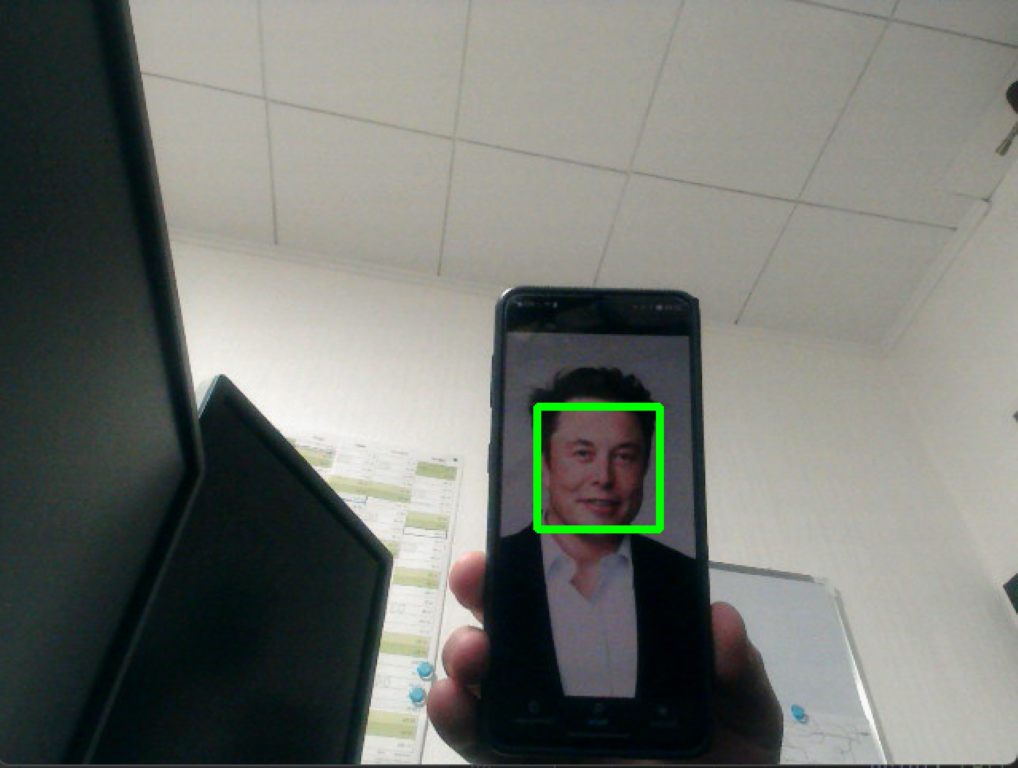
#> input picture description_pictures/face_detection (Mittel).png, 1018 x 768 px, given in place of the camera
$ python main_detection.py
#> lines starting #> are read from the running program, lines starting #| are printed output that depends on the picture; after the words box and inside, x2 and y2 are one past the last pixel; in counts of white or black regions, pixels touching at a corner belong together
### main/functions.py
import cv2 as cv
import numpy as np
from google.protobuf.json_format import MessageToDict  # Used to convert protobuf message to a dictionary.


def make_mask_for_image(frame, lower, upper):
    """
    mask of image in HSV dimension
    :param frame: image
    :param lower: lower threshold [, , , ]
    :param upper: uppper threshold [, , , ]
    :return: masked image
    """
    lower = np.array(lower)
    upper = np.array(upper)
    hsv_frame = cv.cvtColor(frame, cv.COLOR_BGR2HSV)
    mask_range = cv.inRange(hsv_frame, lower, upper)

    return mask_range


# [20 lines left out: function get_detected_hand, not called in this run]

### main/main_detection.py
import imutils
import cv2 as cv
import mediapipe as mp
import functions as fun

# Import cascade file for facial recognition
faceCascade = cv.CascadeClassifier(cv.data.haarcascades + "haarcascade_frontalface_default.xml")
# Enable camera
cap = cv.VideoCapture(0)

while True:
    # Check if the video stream is open
    if not cap.isOpened():
        print('Error: Could not open the video stream')

    # Read a frame from the video stream
    _, frame = cap.read()
#> frame is the input picture: shape (768, 1018, 3); mean B, G, R 112.6, 118.5, 115.5

    # Object detection
    mask = fun.make_mask_for_image(frame, lower=[170, 50, 50], upper=[180, 225, 225])
#> in make_mask_for_image, `hsv_frame = cv.cvtColor(frame, cv.COLOR_BGR2HSV)`: hsv_frame: shape (768, 1018, 3); mean H, S, V 54.9, 52.9, 121.2
#> in make_mask_for_image, `mask_range = cv.inRange(hsv_frame, lower, upper)`:
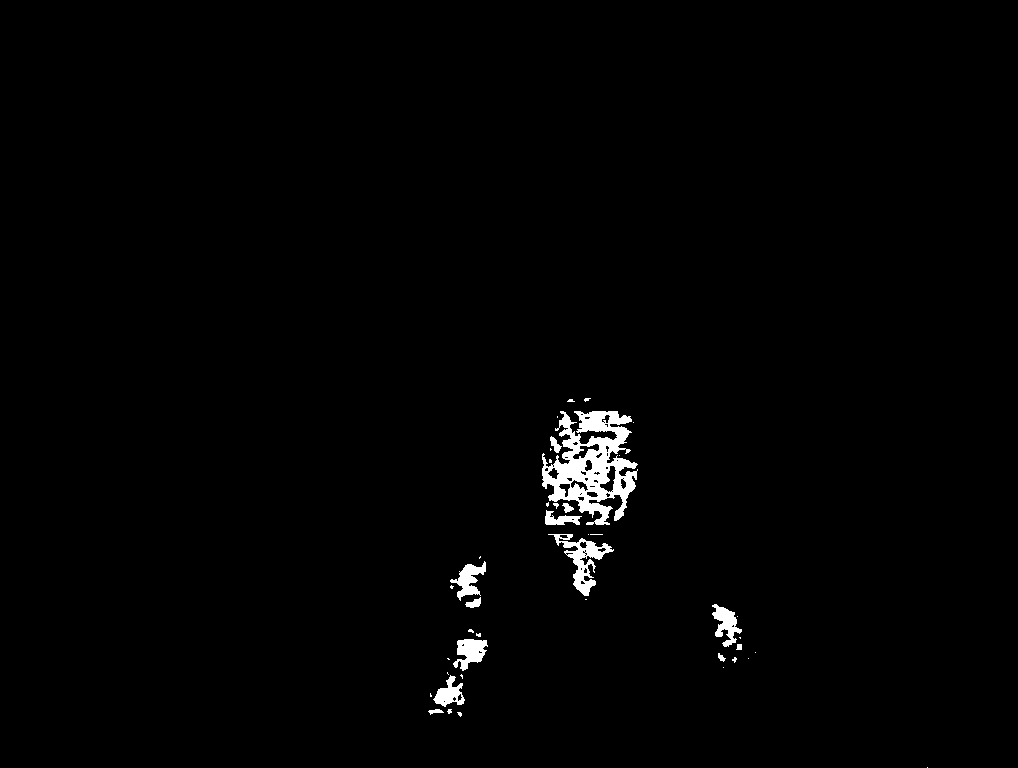
#> mask_range: shape (768, 1018); 1.3% white; 42 white regions (28 under 20 px)
    # A list of contours and (hierarchy of contours), where each contour is a list of points outlining the boundary of an object
    contour = cv.findContours(mask, cv.RETR_EXTERNAL, cv.CHAIN_APPROX_SIMPLE)
#> contour = 42 contours, 29 with area under 20; largest, box (x1, y1, x2, y2) and area: (542, 411, 638, 525) 5848, (548, 534, 614, 596) 1121, (453, 639, 488, 671) 592, (712, 604, 742, 647) 535, (450, 561, 486, 601) 526
    # The grab_contours function extracts the list of contours and returns it as a simple list.
    contour = imutils.grab_contours(contour)

    #  iterates over these contours to draw rectangles around objects that meet the size criteria
    for c in contour:
        rect = cv.boundingRect(c)
        # skip if the width (rect[2]) or the height (rect[3]) of the enclosing rectangle are smaller than 100 pixels.
        if rect[2] < 100 or rect[3] < 100:
            continue
        x, y, w, h = rect
        cv.rectangle(frame, (x, y), (x + w, y + h), (0, 255, 0), 2)
        print("Red Object is detected")
#> this loop made 42 passes
#> rect on passes 1, 2, 3, 4, 5, 6, 7, 9, 10, 12, 13, 14: (927, 767, 1, 1), (457, 712, 5, 5), (447, 709, 5, 5), (428, 709, 16, 6), (430, 693, 2, 4), (433, 675, 32, 32), (460, 674, 3, 5), (723, 667, 1, 1), (748, 658, 1, 1), (732, 657, 5, 6), (718, 653, 8, 9), (755, 652, 1, 1)
#> (c, rect) on passes 8, 11, 17, 22, 26, 27: ([[447, 672], [447, 673], [448, 674], [447, 673]], (447, 672, 2, 3)), ([[447, 658], [448, 659], [449, 659], [448, 658]], (447, 658, 3, 2)), ([[739, 637], [740, 638], [740, 637]], (739, 637, 2, 2)), ([[585, 599], [586, 599]], (585, 599, 2, 1)), ([[480, 556], [479, 557], [479, 558], [480, 557]], (479, 556, 2, 3)), ([[590, 534], [602, 534]], (590, 534, 13, 1))

    # Hand detection
    # Hand landmarks and handedness of each detected hand
    mpHands = mp.solutions.hands
#> (the run stopped early here; a loop or call above may not have finished)

$ run again, on description_pictures/hand_detection_1 (Mittel).png
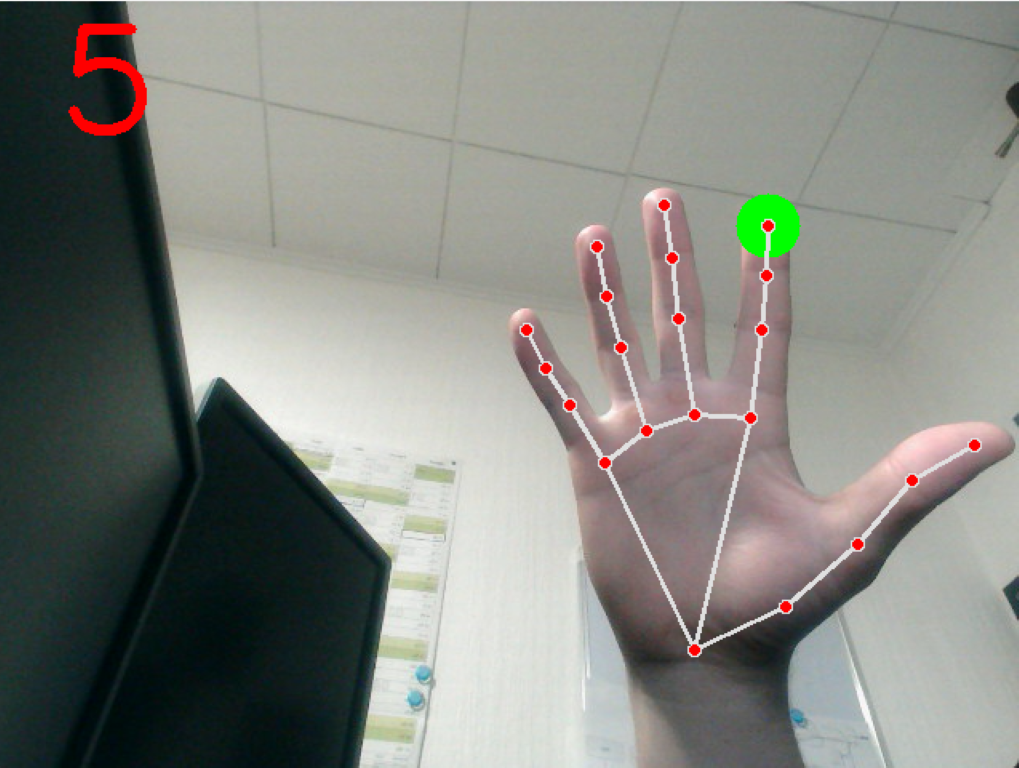
#> input picture description_pictures/hand_detection_1 (Mittel).png, 1019 x 768 px, given in place of the camera
#> frame is the input picture: shape (768, 1019, 3); mean B, G, R 128.2, 134.1, 132.3
#> hsv_frame: shape (768, 1019, 3); mean H, S, V 58, 45.2, 138.7
#> in make_mask_for_image, `mask_range = cv.inRange(hsv_frame, lower, upper)`:
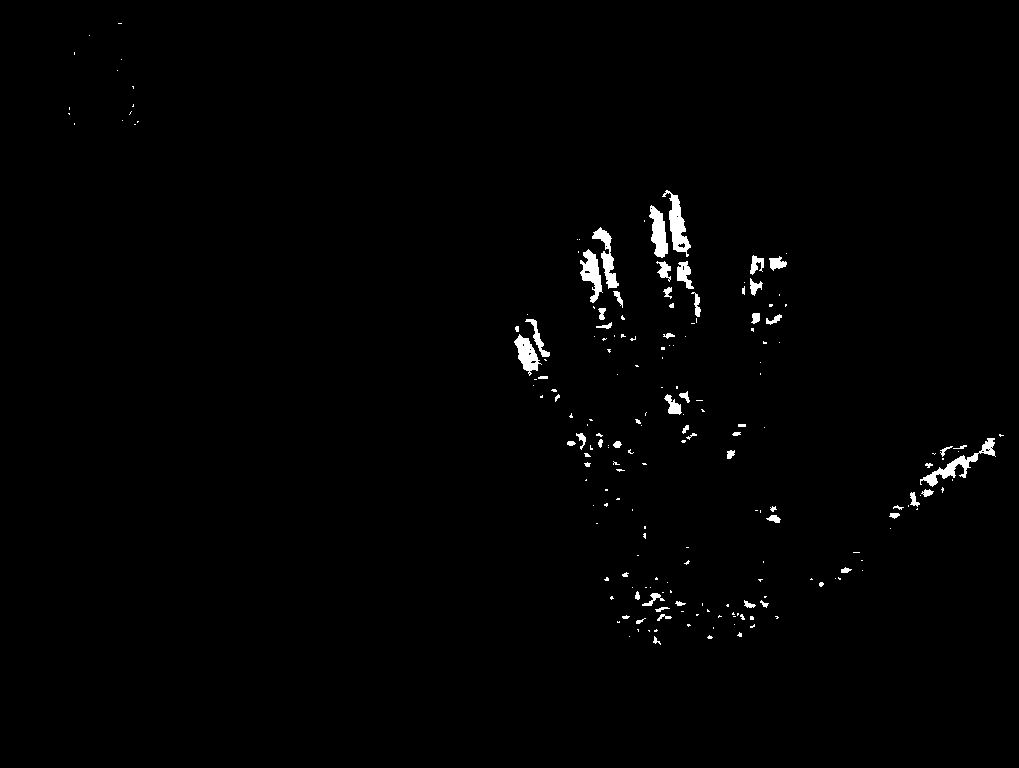
#> mask_range: shape (768, 1019); 0.99% white; 197 white regions (139 under 20 px)
#> contour = 197 contours, 157 with area under 20; largest, box (x1, y1, x2, y2) and area: (662, 190, 691, 257) 662, (920, 438, 996, 487) 621, (649, 205, 668, 258) 546, (580, 249, 603, 303) 530, (514, 334, 542, 376) 506
#> the loop `for c in contour:` made 197 passes
#> rect on passes 1 to 3: (653, 636, 8, 9), (629, 636, 1, 1), (707, 635, 6, 4)
